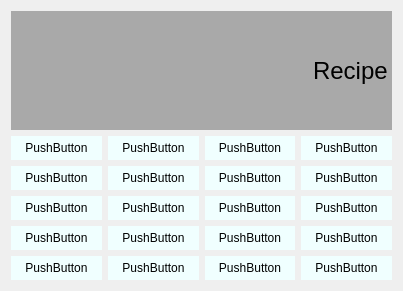
<?xml version="1.0" encoding="UTF-8"?>
<ui version="4.0">
 <class>recipe1</class>
 <widget class="QDialog" name="recipe1">
  <property name="geometry">
   <rect>
    <x>0</x>
    <y>0</y>
    <width>403</width>
    <height>291</height>
   </rect>
  </property>
  <property name="sizePolicy">
   <sizepolicy hsizetype="Preferred" vsizetype="Expanding">
    <horstretch>0</horstretch>
    <verstretch>0</verstretch>
   </sizepolicy>
  </property>
  <property name="windowTitle">
   <string>Dialog</string>
  </property>
  <property name="styleSheet">
   <string notr="true"/>
  </property>
  <layout class="QGridLayout" name="gridLayout">
   <item row="5" column="1">
    <widget class="QPushButton" name="pushButton_10">
     <property name="sizePolicy">
      <sizepolicy hsizetype="Preferred" vsizetype="Preferred">
       <horstretch>0</horstretch>
       <verstretch>0</verstretch>
      </sizepolicy>
     </property>
     <property name="styleSheet">
      <string notr="true">QPushButton{
	background-color: #F0FFFF;
	border: 1 px solid gray;
	padding: 5px;
}

QPushButton:pressed{
	background-color: #C0C0C0;
	border: 1 px solid gray;
	padding: 5px;
}

</string>
     </property>
     <property name="text">
      <string>PushButton</string>
     </property>
    </widget>
   </item>
   <item row="5" column="3">
    <widget class="QPushButton" name="pushButton_12">
     <property name="sizePolicy">
      <sizepolicy hsizetype="Preferred" vsizetype="Preferred">
       <horstretch>0</horstretch>
       <verstretch>0</verstretch>
      </sizepolicy>
     </property>
     <property name="styleSheet">
      <string notr="true">QPushButton{
	background-color: #F0FFFF;
	border: 1 px solid gray;
	padding: 5px;
}

QPushButton:pressed{
	background-color: #C0C0C0;
	border: 1 px solid gray;
	padding: 5px;
}

</string>
     </property>
     <property name="text">
      <string>PushButton</string>
     </property>
    </widget>
   </item>
   <item row="5" column="2">
    <widget class="QPushButton" name="pushButton_11">
     <property name="sizePolicy">
      <sizepolicy hsizetype="Preferred" vsizetype="Preferred">
       <horstretch>0</horstretch>
       <verstretch>0</verstretch>
      </sizepolicy>
     </property>
     <property name="styleSheet">
      <string notr="true">QPushButton{
	background-color: #F0FFFF;
	border: 1 px solid gray;
	padding: 5px;
}

QPushButton:pressed{
	background-color: #C0C0C0;
	border: 1 px solid gray;
	padding: 5px;
}

</string>
     </property>
     <property name="text">
      <string>PushButton</string>
     </property>
    </widget>
   </item>
   <item row="4" column="0">
    <widget class="QPushButton" name="pushButton_4">
     <property name="sizePolicy">
      <sizepolicy hsizetype="Preferred" vsizetype="Preferred">
       <horstretch>0</horstretch>
       <verstretch>0</verstretch>
      </sizepolicy>
     </property>
     <property name="styleSheet">
      <string notr="true">QPushButton{
	background-color: #F0FFFF;
	border: 1 px solid gray;
	padding: 5px;
}

QPushButton:pressed{
	background-color: #C0C0C0;
	border: 1 px solid gray;
	padding: 5px;
}

</string>
     </property>
     <property name="text">
      <string>PushButton</string>
     </property>
    </widget>
   </item>
   <item row="3" column="3">
    <widget class="QPushButton" name="pushButton_7">
     <property name="sizePolicy">
      <sizepolicy hsizetype="Preferred" vsizetype="Preferred">
       <horstretch>0</horstretch>
       <verstretch>0</verstretch>
      </sizepolicy>
     </property>
     <property name="styleSheet">
      <string notr="true">QPushButton{
	background-color: #F0FFFF;
	border: 1 px solid gray;
	padding: 5px;
}

QPushButton:pressed{
	background-color: #C0C0C0;
	border: 1 px solid gray;
	padding: 5px;
}

</string>
     </property>
     <property name="text">
      <string>PushButton</string>
     </property>
    </widget>
   </item>
   <item row="3" column="2">
    <widget class="QPushButton" name="pushButton_6">
     <property name="sizePolicy">
      <sizepolicy hsizetype="Preferred" vsizetype="Preferred">
       <horstretch>0</horstretch>
       <verstretch>0</verstretch>
      </sizepolicy>
     </property>
     <property name="styleSheet">
      <string notr="true">QPushButton{
	background-color: #F0FFFF;
	border: 1 px solid gray;
	padding: 5px;
}

QPushButton:pressed{
	background-color: #C0C0C0;
	border: 1 px solid gray;
	padding: 5px;
}

</string>
     </property>
     <property name="text">
      <string>PushButton</string>
     </property>
    </widget>
   </item>
   <item row="3" column="0">
    <widget class="QPushButton" name="pushButton_2">
     <property name="sizePolicy">
      <sizepolicy hsizetype="Preferred" vsizetype="Preferred">
       <horstretch>0</horstretch>
       <verstretch>0</verstretch>
      </sizepolicy>
     </property>
     <property name="styleSheet">
      <string notr="true">QPushButton{
	background-color: #F0FFFF;
	border: 1 px solid gray;
	padding: 5px;
}

QPushButton:pressed{
	background-color: #C0C0C0;
	border: 1 px solid gray;
	padding: 5px;
}

</string>
     </property>
     <property name="text">
      <string>PushButton</string>
     </property>
    </widget>
   </item>
   <item row="4" column="2">
    <widget class="QPushButton" name="pushButton">
     <property name="sizePolicy">
      <sizepolicy hsizetype="Preferred" vsizetype="Preferred">
       <horstretch>0</horstretch>
       <verstretch>0</verstretch>
      </sizepolicy>
     </property>
     <property name="styleSheet">
      <string notr="true">QPushButton{
	background-color: #F0FFFF;
	border: 1 px solid gray;
	padding: 5px;
}

QPushButton:pressed{
	background-color: #C0C0C0;
	border: 1 px solid gray;
	padding: 5px;
}

</string>
     </property>
     <property name="text">
      <string>PushButton</string>
     </property>
    </widget>
   </item>
   <item row="4" column="3">
    <widget class="QPushButton" name="pushButton_8">
     <property name="sizePolicy">
      <sizepolicy hsizetype="Preferred" vsizetype="Preferred">
       <horstretch>0</horstretch>
       <verstretch>0</verstretch>
      </sizepolicy>
     </property>
     <property name="styleSheet">
      <string notr="true">QPushButton{
	background-color: #F0FFFF;
	border: 1 px solid gray;
	padding: 5px;
}

QPushButton:pressed{
	background-color: #C0C0C0;
	border: 1 px solid gray;
	padding: 5px;
}

</string>
     </property>
     <property name="text">
      <string>PushButton</string>
     </property>
    </widget>
   </item>
   <item row="5" column="0">
    <widget class="QPushButton" name="pushButton_9">
     <property name="sizePolicy">
      <sizepolicy hsizetype="Preferred" vsizetype="Preferred">
       <horstretch>0</horstretch>
       <verstretch>0</verstretch>
      </sizepolicy>
     </property>
     <property name="styleSheet">
      <string notr="true">QPushButton{
	background-color: #F0FFFF;
	border: 1 px solid gray;
	padding: 5px;
}

QPushButton:pressed{
	background-color: #C0C0C0;
	border: 1 px solid gray;
	padding: 5px;
}

</string>
     </property>
     <property name="text">
      <string>PushButton</string>
     </property>
    </widget>
   </item>
   <item row="3" column="1">
    <widget class="QPushButton" name="pushButton_3">
     <property name="sizePolicy">
      <sizepolicy hsizetype="Preferred" vsizetype="Preferred">
       <horstretch>0</horstretch>
       <verstretch>0</verstretch>
      </sizepolicy>
     </property>
     <property name="styleSheet">
      <string notr="true">QPushButton{
	background-color: #F0FFFF;
	border: 1 px solid gray;
	padding: 5px;
}

QPushButton:pressed{
	background-color: #C0C0C0;
	border: 1 px solid gray;
	padding: 5px;
}

</string>
     </property>
     <property name="text">
      <string>PushButton</string>
     </property>
    </widget>
   </item>
   <item row="4" column="1">
    <widget class="QPushButton" name="pushButton_5">
     <property name="sizePolicy">
      <sizepolicy hsizetype="Preferred" vsizetype="Preferred">
       <horstretch>0</horstretch>
       <verstretch>0</verstretch>
      </sizepolicy>
     </property>
     <property name="styleSheet">
      <string notr="true">QPushButton{
	background-color: #F0FFFF;
	border: 1 px solid gray;
	padding: 5px;
}

QPushButton:pressed{
	background-color: #C0C0C0;
	border: 1 px solid gray;
	padding: 5px;
}

</string>
     </property>
     <property name="text">
      <string>PushButton</string>
     </property>
    </widget>
   </item>
   <item row="6" column="0">
    <widget class="QPushButton" name="pushButton_13">
     <property name="sizePolicy">
      <sizepolicy hsizetype="Preferred" vsizetype="Preferred">
       <horstretch>0</horstretch>
       <verstretch>0</verstretch>
      </sizepolicy>
     </property>
     <property name="styleSheet">
      <string notr="true">QPushButton{
	background-color: #F0FFFF;
	border: 1 px solid gray;
	padding: 5px;
}

QPushButton:pressed{
	background-color: #C0C0C0;
	border: 1 px solid gray;
	padding: 5px;
}

</string>
     </property>
     <property name="text">
      <string>PushButton</string>
     </property>
    </widget>
   </item>
   <item row="6" column="1">
    <widget class="QPushButton" name="pushButton_14">
     <property name="sizePolicy">
      <sizepolicy hsizetype="Preferred" vsizetype="Preferred">
       <horstretch>0</horstretch>
       <verstretch>0</verstretch>
      </sizepolicy>
     </property>
     <property name="styleSheet">
      <string notr="true">QPushButton{
	background-color: #F0FFFF;
	border: 1 px solid gray;
	padding: 5px;
}

QPushButton:pressed{
	background-color: #C0C0C0;
	border: 1 px solid gray;
	padding: 5px;
}

</string>
     </property>
     <property name="text">
      <string>PushButton</string>
     </property>
    </widget>
   </item>
   <item row="6" column="2">
    <widget class="QPushButton" name="pushButton_15">
     <property name="sizePolicy">
      <sizepolicy hsizetype="Preferred" vsizetype="Preferred">
       <horstretch>0</horstretch>
       <verstretch>0</verstretch>
      </sizepolicy>
     </property>
     <property name="styleSheet">
      <string notr="true">QPushButton{
	background-color: #F0FFFF;
	border: 1 px solid gray;
	padding: 5px;
}

QPushButton:pressed{
	background-color: #C0C0C0;
	border: 1 px solid gray;
	padding: 5px;
}

</string>
     </property>
     <property name="text">
      <string>PushButton</string>
     </property>
    </widget>
   </item>
   <item row="6" column="3">
    <widget class="QPushButton" name="pushButton_16">
     <property name="sizePolicy">
      <sizepolicy hsizetype="Preferred" vsizetype="Preferred">
       <horstretch>0</horstretch>
       <verstretch>0</verstretch>
      </sizepolicy>
     </property>
     <property name="styleSheet">
      <string notr="true">QPushButton{
	background-color: #F0FFFF;
	border: 1 px solid gray;
	padding: 5px;
}

QPushButton:pressed{
	background-color: #C0C0C0;
	border: 1 px solid gray;
	padding: 5px;
}

</string>
     </property>
     <property name="text">
      <string>PushButton</string>
     </property>
    </widget>
   </item>
   <item row="1" column="1">
    <widget class="QPushButton" name="pushButton_17">
     <property name="sizePolicy">
      <sizepolicy hsizetype="Preferred" vsizetype="Preferred">
       <horstretch>0</horstretch>
       <verstretch>0</verstretch>
      </sizepolicy>
     </property>
     <property name="styleSheet">
      <string notr="true">QPushButton{
	background-color: #F0FFFF;
	border: 1 px solid gray;
	padding: 5px;
}

QPushButton:pressed{
	background-color: #C0C0C0;
	border: 1 px solid gray;
	padding: 5px;
}

</string>
     </property>
     <property name="text">
      <string>PushButton</string>
     </property>
    </widget>
   </item>
   <item row="1" column="2">
    <widget class="QPushButton" name="pushButton_18">
     <property name="sizePolicy">
      <sizepolicy hsizetype="Preferred" vsizetype="Preferred">
       <horstretch>0</horstretch>
       <verstretch>0</verstretch>
      </sizepolicy>
     </property>
     <property name="styleSheet">
      <string notr="true">QPushButton{
	background-color: #F0FFFF;
	border: 1 px solid gray;
	padding: 5px;
}

QPushButton:pressed{
	background-color: #C0C0C0;
	border: 1 px solid gray;
	padding: 5px;
}

</string>
     </property>
     <property name="text">
      <string>PushButton</string>
     </property>
    </widget>
   </item>
   <item row="1" column="0">
    <widget class="QPushButton" name="pushButton_19">
     <property name="sizePolicy">
      <sizepolicy hsizetype="Preferred" vsizetype="Preferred">
       <horstretch>0</horstretch>
       <verstretch>0</verstretch>
      </sizepolicy>
     </property>
     <property name="styleSheet">
      <string notr="true">QPushButton{
	background-color: #F0FFFF;
	border: 1 px solid gray;
	padding: 5px;
}

QPushButton:pressed{
	background-color: #C0C0C0;
	border: 1 px solid gray;
	padding: 5px;
}

</string>
     </property>
     <property name="text">
      <string>PushButton</string>
     </property>
    </widget>
   </item>
   <item row="1" column="3">
    <widget class="QPushButton" name="pushButton_20">
     <property name="sizePolicy">
      <sizepolicy hsizetype="Preferred" vsizetype="Preferred">
       <horstretch>0</horstretch>
       <verstretch>0</verstretch>
      </sizepolicy>
     </property>
     <property name="styleSheet">
      <string notr="true">QPushButton{
	background-color: #F0FFFF;
	border: 1 px solid gray;
	padding: 5px;
}

QPushButton:pressed{
	background-color: #C0C0C0;
	border: 1 px solid gray;
	padding: 5px;
}

</string>
     </property>
     <property name="text">
      <string>PushButton</string>
     </property>
    </widget>
   </item>
   <item row="0" column="0" colspan="4">
    <widget class="QLineEdit" name="Display">
     <property name="sizePolicy">
      <sizepolicy hsizetype="Preferred" vsizetype="Expanding">
       <horstretch>0</horstretch>
       <verstretch>0</verstretch>
      </sizepolicy>
     </property>
     <property name="font">
      <font>
       <pointsize>18</pointsize>
      </font>
     </property>
     <property name="styleSheet">
      <string notr="true">QLineEdit{
	background-color: #A9A9A9;
	border: 1 px solid gray;
	color: ffffff;
}
</string>
     </property>
     <property name="text">
      <string>Recipe</string>
     </property>
     <property name="alignment">
      <set>Qt::AlignRight|Qt::AlignTrailing|Qt::AlignVCenter</set>
     </property>
    </widget>
   </item>
  </layout>
 </widget>
 <resources/>
 <connections/>
</ui>
